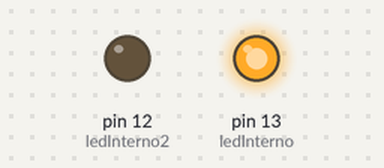
The sketch below on a simulated Arduino Uno, built with avr-gcc and run on an emulated ATmega328P. Shown: output pins drawn as LEDs (lit = HIGH).

Above: at 0.5 s.
At 2.5 s:
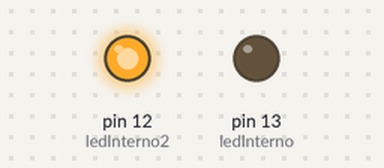
At 3.5 s:
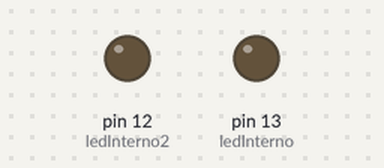
Timing chart, 0 to 5.2 s (numbered marks = the images above):
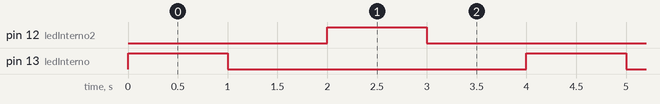

Measured:
- by itself, pin 12 (ledInterno2), pin 13 (ledInterno): alternates HIGH for 1.0 s and LOW for 3.0 s
- by itself, everything shown: repeats every 4.0 s, in 4 steps

The sketch:

introdu_o_arduino1.ino
```cpp
//Variãveis Globais
int ledInterno = 13;
int ledInterno2 = 12;

void setup()
{
  pinMode(ledInterno, OUTPUT);
  pinMode(ledInterno2, OUTPUT);
}

void loop()
{
  digitalWrite(ledInterno, HIGH);
  delay(1000); // Wait for 1000 millisecond(s)
  digitalWrite(ledInterno, LOW);
  delay(1000); // Wait for 1000 millisecond(s)

  digitalWrite(ledInterno2, HIGH);
  delay(1000); // Wait for 1000 millisecond(s)
  digitalWrite(ledInterno2, LOW);
  delay(1000); // Wait for 1000 millisecond(s)
}
```
